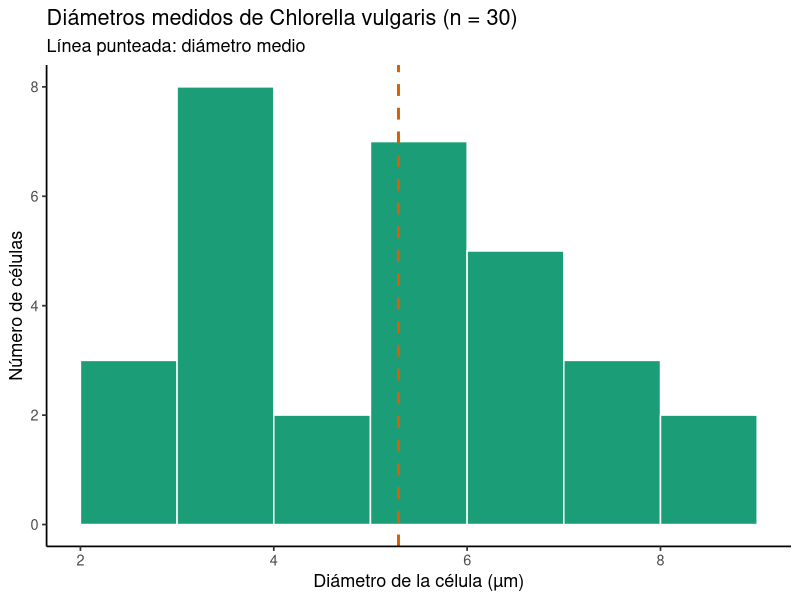
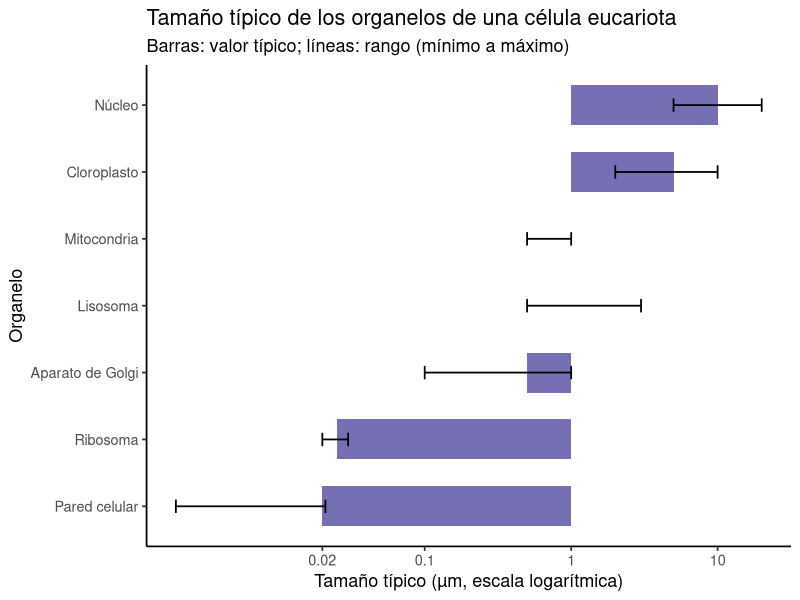
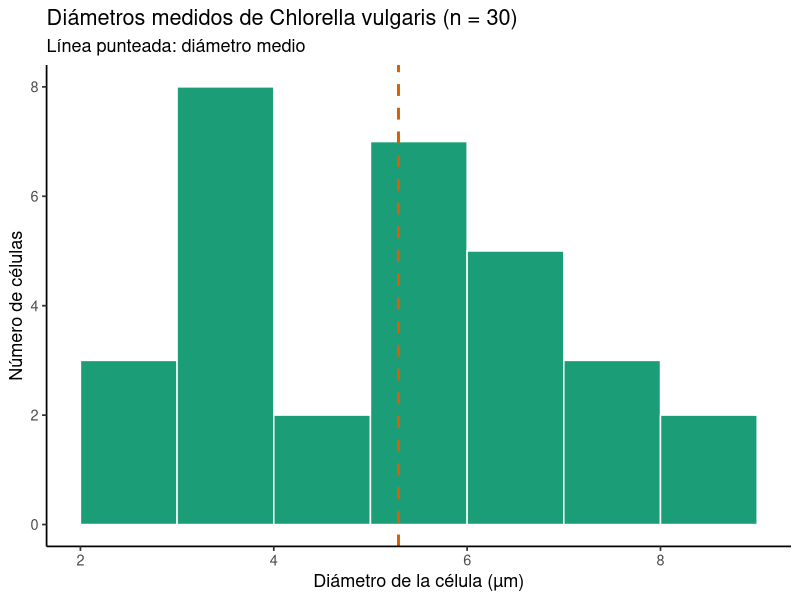
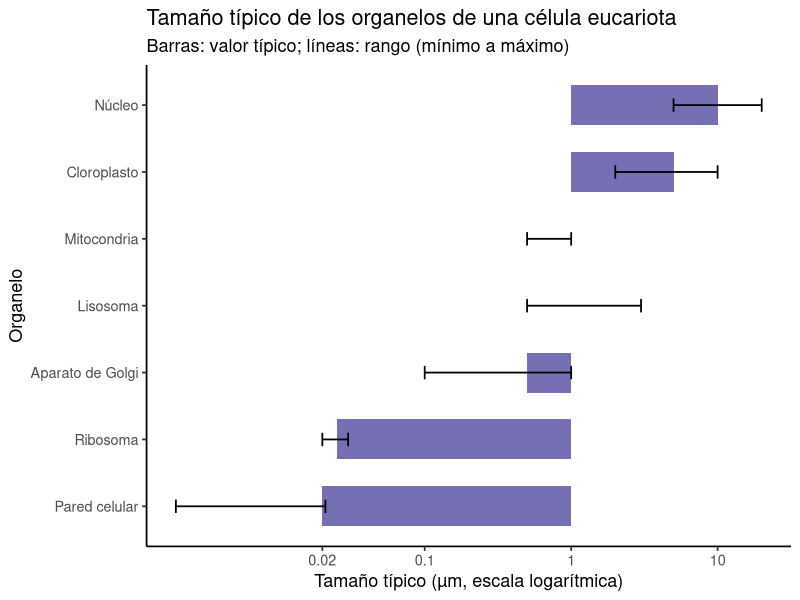

These charts were generated, in order, by the following R code:
# ==========================================================================
# Biología celular: estructura y función de la célula
# ==========================================================================
# Autor: Dr. José Juan Torres Martínez
# Docente de Ciencias Químicas
# Universidad Autónoma de San Luis Potosí (UASLP)
# México
#
# Material académico para estudiantes
# Serie Aprende R — Biología celular
#
# Descripción: Primera lección de biología celular de la serie. Se parte
#   de mediciones reales del diámetro de células de Chlorella vulgaris
#   (archivo datos_diametros_chlorella.csv), se resumen en R y se calcula
#   el volumen de la célula A PARTIR DE LOS DATOS. Después se comparan los
#   tamaños típicos de los organelos con el tamaño de la célula, para
#   entender qué cabe dentro de una célula y qué hace cada organelo.
#   Chlorella vulgaris es el ejemplo principal: es una microalga verde
#   eucariota, fotosintética, con un solo cloroplasto en forma de copa,
#   un núcleo pequeño, mitocondrias y aparato de Golgi.
#
# Objetivos de aprendizaje:
#   - Leer mediciones de microscopía con read_csv().
#   - Resumir mediciones: media, desviación estándar, mínimo y máximo.
#   - Calcular el volumen de una célula esférica A PARTIR DE LOS DATOS.
#   - Comparar tamaños en escala logarítmica (µm contra nm).
#   - Relacionar cada organelo con su función en la célula.
#
# Datos: archivo datos_diametros_chlorella.csv, con 30 mediciones del
#   diámetro de células de Chlorella vulgaris en µm, obtenidas por
#   microscopía óptica. Los valores están dentro del rango publicado
#   para la especie (2-10 µm; Safi et al., 2014) y la cepa de referencia
#   SAG 211-11b mide 2.3-5.3 µm. Los tamaños de los organelos son los
#   rangos típicos de los libros de texto de biología celular (Campbell,
#   Alberts, Molecular Biology of the Cell): en Chlorella, que es una
#   célula pequeña, los organelos están en el extremo bajo de esos
#   rangos, como se muestra en la lección.
# ==========================================================================

# --------------------------------------------------------------------------
# 1. Cargar paquetes
# --------------------------------------------------------------------------
library(tidyverse)

# --------------------------------------------------------------------------
# 2. La pregunta y el contexto
# --------------------------------------------------------------------------
# Pregunta: ¿qué tan grande es una célula de Chlorella vulgaris y qué
#   tan grandes son sus organelos comparados con ella?
#
# - Organismo: Chlorella vulgaris, microalga verde unicelular, eucariota
#   y fotosintética. Esférica, sin flagelo, con pared celular.
# - Medición: diámetro de la célula en µm, medido al microscopio.
# - Réplicas: 30 células medidas (n = 30).
#
# Variables:
#   - celula: número de célula medida (1 a 30).
#   - diametro_um: diámetro de la célula, en micrómetros (µm).
#     1 µm = 0.001 mm = 1000 nm.

# --------------------------------------------------------------------------
# 3. Leer las mediciones
# --------------------------------------------------------------------------
datos <- read_csv("datos_diametros_chlorella.csv", show_col_types = FALSE)

print(datos)

# --------------------------------------------------------------------------
# 4. Resumen de las mediciones
# --------------------------------------------------------------------------
resumen <- datos %>%
  summarise(
    n            = n(),
    media_um     = mean(diametro_um),
    de_um        = sd(diametro_um),
    mediana_um   = median(diametro_um),
    minimo_um    = min(diametro_um),
    maximo_um    = max(diametro_um)
  )

print(resumen)

# --------------------------------------------------------------------------
# 5. Volumen de la célula A PARTIR DE LOS DATOS
# --------------------------------------------------------------------------
# Chlorella vulgaris es esférica, así que su volumen se calcula como el
# volumen de una esfera con el diámetro medio medido:
#   V = (4/3) * pi * r^3, con r = diámetro / 2
# La superficie es:
#   A = 4 * pi * r^2
# Y la relación superficie/volumen es:
#   A/V = 3 / r
# El radio es el diámetro medio medido dividido entre 2.

diametro_medio <- resumen$media_um
radio_um <- diametro_medio / 2

volumen_um3 <- (4 / 3) * pi * radio_um^3
superficie_um2 <- 4 * pi * radio_um^2
relacion_sup_vol <- superficie_um2 / volumen_um3

# ¿Cuántas células caben en fila en 1 mm?
celulas_por_mm <- 1000 / diametro_medio

tabla_celula <- tibble(
  diametro_medio_um      = diametro_medio,
  radio_um               = radio_um,
  volumen_um3            = volumen_um3,
  superficie_um2         = superficie_um2,
  sup_vol_por_um         = relacion_sup_vol,
  celulas_en_1_mm        = celulas_por_mm
)

print(tabla_celula)

# --------------------------------------------------------------------------
# 6. Los organelos: tamaño típico y función
# --------------------------------------------------------------------------
# Tabla con los organelos de una célula eucariota: su función y su tamaño
# típico en µm. Los tamaños son rangos de libros de texto (Campbell,
# Alberts). La columna "fraccion_diametro" se calcula en R: es el tamaño
# típico del organelo dividido entre el diámetro medio medido de la
# célula de Chlorella (sección 5). Un valor mayor que 1 significa que
# el organelo típico es más grande que toda la célula de Chlorella.

organelos <- tribble(
  ~organelo,         ~funcion,                                             ~medida,   ~tamano_tipico_um, ~tamano_min_um, ~tamano_max_um,
  "Núcleo",          "Guarda el ADN y controla las actividades de la célula", "diámetro", 10.0,            5.0,            20.0,
  "Cloroplasto",     "Fotosíntesis: captura la luz y fija el CO2",           "largo",    5.0,             2.0,            10.0,
  "Mitocondria",     "Respiración: produce ATP (energía) para la célula",    "diámetro", 1.0,             0.5,            1.0,
  "Aparato de Golgi", "Modifica, clasifica y empaca proteínas",              "diámetro", 0.5,             0.1,            1.0,
  "Lisosoma",        "Digiere y recicla material dentro de la célula",       "diámetro", 1.0,             0.5,            3.0,
  "Ribosoma",        "Sintetiza proteínas",                                  "diámetro", 0.025,           0.020,          0.030,
  "Pared celular",   "Protege la célula y le da forma",                      "grosor",   0.020,           0.002,          0.021
) %>%
  mutate(
    fraccion_diametro = tamano_tipico_um / diametro_medio,
    veces_ribosoma = tamano_tipico_um / 0.025
  )

print(organelos)

# --------------------------------------------------------------------------
# 7. Gráfica 1: distribución de los diámetros medidos
# --------------------------------------------------------------------------
grafica_histograma <- ggplot(datos, aes(x = diametro_um)) +
  geom_histogram(binwidth = 1, boundary = 2, fill = "#1b9e77",
                 color = "white") +
  geom_vline(xintercept = diametro_medio, color = "#d95f02",
             linewidth = 1, linetype = "dashed") +
  labs(
    x = "Diámetro de la célula (µm)",
    y = "Número de células",
    title = "Diámetros medidos de Chlorella vulgaris (n = 30)",
    subtitle = "Línea punteada: diámetro medio"
  ) +
  theme_classic(base_size = 13)

print(grafica_histograma)

# --------------------------------------------------------------------------
# 8. Gráfica 2: tamaño típico de los organelos (escala logarítmica)
# --------------------------------------------------------------------------
grafica_organelos <- ggplot(
  organelos,
  aes(x = reorder(organelo, tamano_tipico_um), y = tamano_tipico_um)
) +
  geom_col(fill = "#7570b3", width = 0.6) +
  geom_errorbar(
    aes(ymin = tamano_min_um, ymax = tamano_max_um),
    width = 0.2, linewidth = 0.6
  ) +
  scale_y_log10(
    breaks = c(0.02, 0.1, 1, 10),
    labels = c("0.02", "0.1", "1", "10")
  ) +
  coord_flip() +
  labs(
    x = "Organelo",
    y = "Tamaño típico (µm, escala logarítmica)",
    title = "Tamaño típico de los organelos de una célula eucariota",
    subtitle = "Barras: valor típico; líneas: rango (mínimo a máximo)"
  ) +
  theme_classic(base_size = 13)

print(grafica_organelos)

# --------------------------------------------------------------------------
# 9. Exportar las gráficas
# --------------------------------------------------------------------------
# Todas las gráficas de la lección se guardan como archivos PNG en alta
# resolución (300 dpi), listas para un informe o una presentación.
ggsave("biologia-celular-histograma-diametros.png", grafica_histograma,
       width = 16, height = 12, units = "cm", dpi = 300)
ggsave("biologia-celular-tamanos-organelos.png", grafica_organelos,
       width = 18, height = 12, units = "cm", dpi = 300)

# --------------------------------------------------------------------------
# Interpretación: Gráfica 1 (distribución de los diámetros)
# --------------------------------------------------------------------------
# - Eje X: diámetro de la célula, en micrómetros (µm). El rango va de 2
#   a 10 µm, que es el rango publicado para Chlorella vulgaris.
# - Eje Y: número de células, en células (conteo). Cada barra cuenta
#   cuántas de las 30 células medidas caen en ese intervalo de 1 µm.
# - Lo que se aprecia: las 30 mediciones van de 2.5 a 8.6 µm, con la
#   mayoría entre 3 y 7 µm. La línea punteada marca el diámetro medio,
#   5.29 µm. La mediana es 5.65 µm y la desviación estándar es 1.74 µm:
#   las células no miden todas lo mismo, varían porque están en
#   distintas etapas de su ciclo (una célula recién dividida es más
#   pequeña que una a punto de dividirse).
# - Qué significa: una célula típica de Chlorella vulgaris mide unos
#   5.29 µm de diámetro. En 1 mm caben unas 189 células en fila. Con
#   ese diámetro medio, el volumen de la célula es 77.51 µm³ y su
#   superficie es 87.91 µm², con una relación superficie/volumen de
#   1.13 1/µm. Todos estos valores salen del diámetro medio medido,
#   no de un valor supuesto.
#
# Interpretación: Gráfica 2 (tamaño típico de los organelos)
# --------------------------------------------------------------------------
# - Eje X: organelo (núcleo, cloroplasto, mitocondria, aparato de Golgi,
#   lisosoma, ribosoma, pared celular). No es una cantidad, son siete
#   estructuras de la célula.
# - Eje Y: tamaño típico, en micrómetros (µm), en escala logarítmica
#   (cada marca multiplica por 10: 0.02, 0.1, 1, 10). La escala es
#   logarítmica porque los tamaños van de 0.02 µm (ribosoma y pared
#   celular) a 10 µm (núcleo): 500 veces de diferencia, y en escala
#   lineal los organelos pequeños no se verían. Las líneas verticales
#   son el rango (mínimo a máximo) de cada organelo.
# - Lo que se aprecia: el núcleo (10 µm) es el organelo más grande y
#   el ribosoma (0.025 µm) el más pequeño: el núcleo típico es 400
#   veces más grande que un ribosoma. El cloroplasto (5 µm) es el
#   segundo más grande. La pared celular (0.020 µm de grosor) es tan
#   delgada como un ribosoma.
# - Qué significa: comparado con el diámetro medio medido de Chlorella
#   (5.29 µm), el núcleo típico de 10 µm es 1.89 veces más grande que
#   toda la célula, y el cloroplasto típico de 5 µm es el 94.5% del
#   diámetro de la célula. Eso no es un error: los tamaños típicos son
#   de células eucariotas grandes (de 10 a 100 µm). En Chlorella, que
#   es una célula pequeña, el núcleo y el cloroplasto están en el
#   extremo bajo de esos rangos: Chlorella tiene un solo cloroplasto
#   en forma de copa que ocupa gran parte de la célula, y un núcleo
#   pequeño. La mitocondria típica (1 µm) es el 18.9% del diámetro de
#   la célula. El ribosoma (0.025 µm) cabe unas 212 veces en el
#   diámetro de la célula.
#
# --------------------------------------------------------------------------
# Qué aprendimos
# --------------------------------------------------------------------------
# - El tamaño de una célula se mide al microscopio y se resume con media,
#   desviación estándar, mínimo y máximo: las células de Chlorella
#   vulgaris medidas tienen un diámetro medio de 5.29 µm (DE 1.74 µm,
#   rango 2.5-8.6 µm, n = 30).
# - El volumen de una célula esférica se calcula A PARTIR DEL DIÁMETRO
#   MEDIDO: con 5.29 µm de diámetro, la célula tiene 77.51 µm³ de
#   volumen y 87.91 µm² de superficie.
# - Los organelos tienen tamaños muy distintos: del ribosoma (0.025 µm)
#   al núcleo (10 µm) hay 400 veces de diferencia, por eso se grafican
#   en escala logarítmica.
# - Cada organelo tiene una función: el núcleo guarda el ADN, el
#   cloroplasto hace la fotosíntesis, la mitocondria produce ATP, el
#   aparato de Golgi empaca proteínas, el lisosoma recicla material,
#   el ribosoma sintetiza proteínas y la pared celular protege.
# - Chlorella vulgaris es una eucariota fotosintética pequeña: su único
#   cloroplasto en forma de copa y su núcleo ocupan una parte grande
#   de la célula, a diferencia de una célula eucariota grande.
